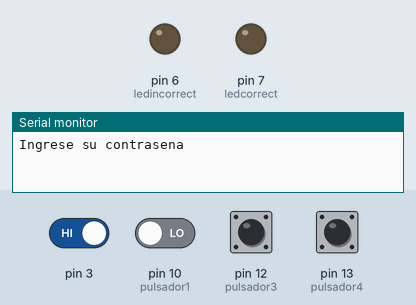
Simulated run of this sketch. Board: Arduino Uno, built with avr-gcc and run on an emulated ATmega328P. Shown: output pins drawn as LEDs (lit = HIGH), the last lines printed to the serial monitor. The inputs (shaded band) are chosen by the test bench; at power-on: pin 3 HIGH, pin 10 (pulsador1), pin 12 (pulsador3), pin 13 (pulsador4) LOW. Random numbers use the default seed unless the sketch sets one; EEPROM starts erased.

Above: at 1.2 s.
1.3 s: pin 3 driven LOW
2.8 s: pin 3 driven HIGH and pin 10 (pulsador1) driven HIGH
At 5.7 s:
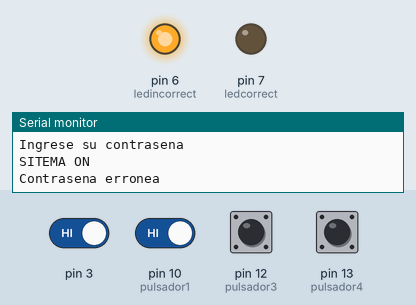
5.8 s: pin 3 driven LOW
Timing chart, 0 to 8.8 s (numbered marks = the images above; inputs shaded):
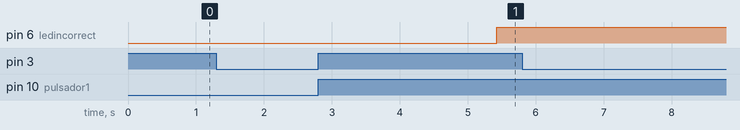

The sketch:

Teanga_Roberto_EVALUACION1.ino
```cpp
/*
 * EVALUACION DE MICROS
 * NOMBRE:ROBERTO TEANGA
 * FECHA: 22 DE ENERO DEL 2019
 */


#include <EEPROM.h>
int pulsador1=10;//A
int pulsador3 = 12;//C
int pulsador4 = 13;//D
int ledcorrect = 7;
int ledincorrect = 6;
int contrasea[5] = {10,12,13,10,10};//{A,C,D,A,A}
int contrasea1[5] = {};
int posicion = 0;
int p1  =10;
int p3  =12;
int p4  =13;
int i=0;

 int       salida1=0;
 int       mast=0;
 int       cont2=0;
 int       cont=0;
 int       id;
 char      nueva[5]={};

 long randomNumber;


void setup() {
Serial.begin(9600);
pinMode(pulsador1, INPUT);
pinMode(pulsador3, INPUT);
pinMode(pulsador4, INPUT);
pinMode (ledcorrect, OUTPUT);
pinMode (ledincorrect, OUTPUT);
randomSeed(analogRead(pulsador1));
randomSeed(analogRead(pulsador3));
randomSeed(analogRead(pulsador4));
attachInterrupt(1,on,FALLING);//on off sistema
Serial.println("Ingrese su contrasena");
p1=EEPROM.read(1);
p3=EEPROM.read(2);
p4=EEPROM.read(2);
}
void loop()
{
 conta();
 validacion();
 EEPROM.write(contrasea1[0],5);
 EEPROM.write(contrasea1[1],6);
 EEPROM.write(contrasea1[2],7);
 EEPROM.write(contrasea1[3],8);
 EEPROM.write(contrasea1[4],9);


}
void conta()
{

if (digitalRead(pulsador1) == HIGH) {
contrasea1[posicion] = p1;
posicion++;
delay(500);
}

if (digitalRead(pulsador3) == HIGH) {
contrasea1[posicion] = p3;
posicion++;
delay(500);
}
if (digitalRead(pulsador4) == HIGH) {
contrasea1[posicion] = p4;
posicion++;
delay(500);
}
  EEPROM.write(1,p1);
  EEPROM.write(2,p3);
  EEPROM.write(3,p4);

}

void on(){
   i=1-i;
   if(i==1){
   Serial.println("SITEMA ON");
   delay(250);}
   else{
   Serial.println("SISTEMA OFF");
    delay(250);
   }

}
void validacion()
{
  if (posicion == 5) {
if ((contrasea[0] == contrasea1[0]) && (contrasea[1] == contrasea1[1]) && (contrasea[2] == contrasea1[2] && (contrasea[3] == contrasea1[3])&& (contrasea[4] == contrasea1[4])))

{
digitalWrite(ledcorrect, HIGH);
delay(1500);
Serial.println("contrasena correcta");
delay(1500);

}
else
{
 digitalWrite(ledincorrect,HIGH);
 Serial.println("Contrasena erronea");
 delay(1500);

    }

}

char key=0;

    if(key&&mast==1){
      if(i==0){
          switch (key)     {
            case '1':
            id=1;
            i=1;
            break;

            }
      }
    }
    if(key&&mast==1&&i==1){


    randomNumber = random(0,2);

          Serial.println("NUEVA CONTRASENA");

          Serial.print(key);
            nueva[cont2]=key;
            cont2++;
        if(cont2==6&&mast==1){
          if(id==1){
            contrasea1[0]=nueva[randomNumber];
            contrasea1[1]=nueva[randomNumber];
            contrasea1[2]=nueva[randomNumber];
            contrasea1[3]=nueva[randomNumber];
            contrasea1[4]=nueva[randomNumber];
            }

        salida1=0;
        mast=0;
        cont2=0;
        cont=0;
        i=0;

  }
 }
}
```

Measured:
- after the input at 2.8 s, pin 6 (ledincorrect): LOW → HIGH after 2.6 s
